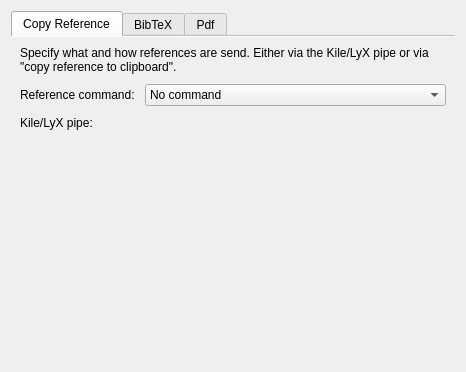
<?xml version="1.0" encoding="UTF-8"?>
<ui version="4.0">
 <class>ExportSettings</class>
 <widget class="QWidget" name="ExportSettings">
  <property name="geometry">
   <rect>
    <x>0</x>
    <y>0</y>
    <width>466</width>
    <height>372</height>
   </rect>
  </property>
  <property name="windowTitle">
   <string>Form</string>
  </property>
  <layout class="QVBoxLayout" name="verticalLayout">
   <item>
    <widget class="QTabWidget" name="tabWidget">
     <property name="enabled">
      <bool>true</bool>
     </property>
     <property name="currentIndex">
      <number>0</number>
     </property>
     <property name="documentMode">
      <bool>true</bool>
     </property>
     <widget class="QWidget" name="refs">
      <property name="enabled">
       <bool>true</bool>
      </property>
      <attribute name="title">
       <string>Copy Reference</string>
      </attribute>
      <layout class="QVBoxLayout" name="verticalLayout_2">
       <property name="spacing">
        <number>10</number>
       </property>
       <item>
        <widget class="QLabel" name="label_3">
         <property name="text">
          <string>Specify what and how references are send. Either via the Kile/LyX pipe or via &quot;copy reference to clipboard&quot;.</string>
         </property>
         <property name="wordWrap">
          <bool>true</bool>
         </property>
        </widget>
       </item>
       <item>
        <layout class="QFormLayout" name="formLayout">
         <item row="0" column="0">
          <widget class="QLabel" name="label">
           <property name="text">
            <string>Reference command:</string>
           </property>
          </widget>
         </item>
         <item row="0" column="1">
          <widget class="KComboBox" name="editRefCommand">
           <item>
            <property name="text">
             <string>No command</string>
            </property>
           </item>
           <item>
            <property name="text">
             <string>\cite{...}</string>
            </property>
           </item>
           <item>
            <property name="text">
             <string>\citealt{...}</string>
            </property>
           </item>
           <item>
            <property name="text">
             <string>\citeauthor{...}</string>
            </property>
           </item>
           <item>
            <property name="text">
             <string>\citeauthor*{...}</string>
            </property>
           </item>
           <item>
            <property name="text">
             <string>\citeyear{...}</string>
            </property>
           </item>
           <item>
            <property name="text">
             <string>\citeyearpar{...}</string>
            </property>
           </item>
           <item>
            <property name="text">
             <string>\shortcite{...}</string>
            </property>
           </item>
           <item>
            <property name="text">
             <string>\citet{...}</string>
            </property>
           </item>
           <item>
            <property name="text">
             <string>\citet*{...}</string>
            </property>
           </item>
           <item>
            <property name="text">
             <string>\citep{...}</string>
            </property>
           </item>
           <item>
            <property name="text">
             <string>\citep*{...}</string>
            </property>
           </item>
          </widget>
         </item>
         <item row="1" column="1">
          <widget class="KUrlRequester" name="editPipe">
           <property name="mode">
            <set>KFile::File|KFile::LocalOnly</set>
           </property>
          </widget>
         </item>
         <item row="1" column="0">
          <widget class="QLabel" name="label_2">
           <property name="text">
            <string>Kile/LyX pipe:</string>
           </property>
          </widget>
         </item>
        </layout>
       </item>
       <item>
        <spacer name="verticalSpacer">
         <property name="orientation">
          <enum>Qt::Vertical</enum>
         </property>
         <property name="sizeHint" stdset="0">
          <size>
           <width>20</width>
           <height>40</height>
          </size>
         </property>
        </spacer>
       </item>
      </layout>
     </widget>
     <widget class="QWidget" name="bibtex">
      <property name="enabled">
       <bool>false</bool>
      </property>
      <attribute name="title">
       <string>BibTeX</string>
      </attribute>
      <layout class="QFormLayout" name="formLayout_2">
       <property name="fieldGrowthPolicy">
        <enum>QFormLayout::ExpandingFieldsGrow</enum>
       </property>
       <item row="0" column="0">
        <widget class="QLabel" name="label_4">
         <property name="text">
          <string>Encoding:</string>
         </property>
        </widget>
       </item>
       <item row="0" column="1">
        <widget class="KComboBox" name="editEncoding"/>
       </item>
       <item row="1" column="0">
        <widget class="QLabel" name="label_5">
         <property name="text">
          <string>String Delimiters:</string>
         </property>
        </widget>
       </item>
       <item row="1" column="1">
        <widget class="KComboBox" name="editDelimiters"/>
       </item>
       <item row="2" column="0">
        <widget class="QLabel" name="label_6">
         <property name="text">
          <string>Comment Quoting:</string>
         </property>
        </widget>
       </item>
       <item row="2" column="1">
        <widget class="KComboBox" name="editQuoting"/>
       </item>
       <item row="3" column="0">
        <widget class="QLabel" name="label_7">
         <property name="text">
          <string>Keyword Casing:</string>
         </property>
        </widget>
       </item>
       <item row="3" column="1">
        <widget class="KComboBox" name="editCasing"/>
       </item>
       <item row="4" column="0">
        <widget class="QLabel" name="label_8">
         <property name="text">
          <string>Protect Casing:</string>
         </property>
        </widget>
       </item>
       <item row="4" column="1">
        <widget class="QCheckBox" name="cbProtectCasing">
         <property name="text">
          <string>Protect Titles</string>
         </property>
        </widget>
       </item>
       <item row="5" column="0">
        <widget class="QLabel" name="label_9">
         <property name="text">
          <string>Person Names Formatting:</string>
         </property>
        </widget>
       </item>
       <item row="5" column="1">
        <widget class="KComboBox" name="editPersonFormating"/>
       </item>
      </layout>
     </widget>
     <widget class="QWidget" name="pdf">
      <property name="enabled">
       <bool>false</bool>
      </property>
      <attribute name="title">
       <string>Pdf</string>
      </attribute>
      <layout class="QFormLayout" name="formLayout_3">
       <property name="fieldGrowthPolicy">
        <enum>QFormLayout::ExpandingFieldsGrow</enum>
       </property>
       <item row="0" column="0">
        <widget class="QLabel" name="labelPaperSize">
         <property name="text">
          <string>Paper Size:</string>
         </property>
        </widget>
       </item>
       <item row="0" column="1">
        <widget class="KComboBox" name="editPaperSize">
         <item>
          <property name="text">
           <string>A4</string>
          </property>
         </item>
         <item>
          <property name="text">
           <string>Legal</string>
          </property>
         </item>
         <item>
          <property name="text">
           <string>Letter</string>
          </property>
         </item>
        </widget>
       </item>
       <item row="1" column="0">
        <widget class="QLabel" name="labelBabelLang">
         <property name="text">
          <string>Language for 'babel':</string>
         </property>
        </widget>
       </item>
       <item row="1" column="1">
        <widget class="KComboBox" name="editBabelLang">
         <property name="editable">
          <bool>true</bool>
         </property>
         <item>
          <property name="text">
           <string>english</string>
          </property>
         </item>
         <item>
          <property name="text">
           <string>ngerman</string>
          </property>
         </item>
         <item>
          <property name="text">
           <string>swedish</string>
          </property>
         </item>
        </widget>
       </item>
       <item row="2" column="0">
        <widget class="QLabel" name="labelBibStyle">
         <property name="text">
          <string>Bibliography style:</string>
         </property>
        </widget>
       </item>
       <item row="2" column="1">
        <widget class="KComboBox" name="editBibStyle">
         <property name="editable">
          <bool>true</bool>
         </property>
         <property name="currentIndex">
          <number>2</number>
         </property>
         <item>
          <property name="text">
           <string>abbrv</string>
          </property>
         </item>
         <item>
          <property name="text">
           <string>alpha</string>
          </property>
         </item>
         <item>
          <property name="text">
           <string>plain</string>
          </property>
         </item>
         <item>
          <property name="text">
           <string>dcv</string>
          </property>
         </item>
        </widget>
       </item>
      </layout>
     </widget>
    </widget>
   </item>
  </layout>
 </widget>
 <customwidgets>
  <customwidget>
   <class>KComboBox</class>
   <extends>QComboBox</extends>
   <header>kcombobox.h</header>
  </customwidget>
  <customwidget>
   <class>KUrlRequester</class>
   <extends>QFrame</extends>
   <header>kurlrequester.h</header>
  </customwidget>
 </customwidgets>
 <resources/>
 <connections/>
</ui>
